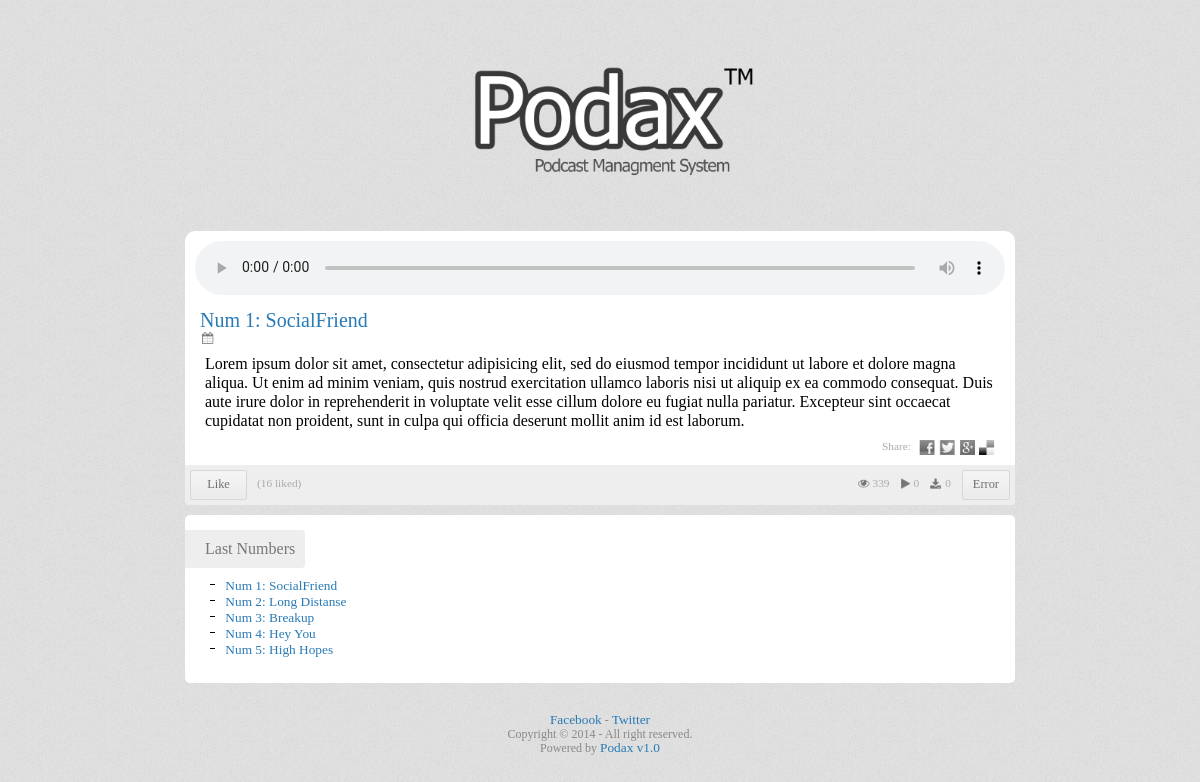
Page /index.php?id=1 on the committed database.
### tables this page shows
CREATE TABLE IF NOT EXISTS `posts` (
  `id` int(10) NOT NULL AUTO_INCREMENT,
  `name` varchar(50) NOT NULL,
  `description` text NOT NULL,
  `link` text NOT NULL,
  `like_count` int(11) NOT NULL,
  `views` int(11) NOT NULL,
  `dl_count` int(11) NOT NULL,
  `play_count` int(11) NOT NULL,
  `date` varchar(50) NOT NULL,
  PRIMARY KEY (`id`)
);

### index.php (the view, shortened to what this page needs)
<!DOCTYPE html>
<?php
	include('functions.php');
?>
<html>
    <head>
        <link rel="stylesheet" type="text/css" href="styles/reset.css">
        <link rel="stylesheet" type="text/css" href="styles/style.css">
    </head>
    <body>
        <div id="container">
            <div id="container-div" class="center">
                <div id="logo">
                <a href="/"><img src="images/logo.png" alt=""></a>
                </div>
                <div id="last-describ">
                    <audio controls preload="none" onplay="playcount(<?php get_detail(0,'info','echo');?>);">
                      <source src="<?php get_detail(5,'info','echo');?>" type="audio/mpeg">
                    </audio>
                    <span>
                        <a href="/index.php?id=<?php get_detail(0,'info','echo');?>"><h2><?php echo get_lang(11,'return')." ". get_detail(0,'info','return') . ": " . get_detail(1,'info','return'); ?></h2></a>
                        <span id="description"><span class="icon" id="calendar"></span><?php get_detail(8,'info','echo');?></span>
                        <p>
                            <?php get_detail(2,'info','echo');?>
                        </p>
                        <span id="last-describ-opt-share"><label><?php get_lang(4);?>:</label>
                            <span>
                           <a href="javascript:window.open('https://www.facebook.com/sharer/sharer.php?u=<?php get_detail(3,'options','echo');?>index.php?id=<?php get_detail(0,'info','echo');?>&t=<?php echo get_lang(11,'return')." ". get_detail(0,'info','return') . ": " . get_detail(1,'info','return') ?>','Share','width=500,height=260')"><span class="content-posts-bottom-options-sharing-item" id="content-posts-bottom-options-sharing-fb"></span></a>
                           <a href="javascript:window.open('https://twitter.com/intent/tweet?original_referer=&related=anywhereTheJavascriptAPI&text=<?php echo get_lang(11,'return')." ". get_detail(0,'info','return') . ": " . get_detail(1,'info','return') ?>&hashtags=<?php get_detail(1,'options','echo') ?>&tw_p=tweetbutton&url==<?php get_detail(3,'options','echo');?>index.php?id=<?php get_detail(0,'info','echo');?>','Tweet','width=500,height=260')"><span class="content-posts-bottom-options-sharing-item" id="content-posts-bottom-options-sharing-tw"></span></a>
                           <a href="javascript:window.open('https://plus.google.com/share?url==<?php get_detail(3,'options','echo');?>index.php?id=<?php get_detail(0,'info','echo');?>','Share','width=500,height=260')"><span class="content-posts-bottom-options-sharing-item" id="content-posts-bottom-options-sharing-pl"></span></a>
                           <a href="javascript:window.open('http://delicious.com/post?url==<?php get_detail(3,'options','echo');?>index.php?id=<?php get_detail(0,'info','echo');?>&title=<?php echo get_lang(11,'return')." ". get_detail(0,'info','return') . ": " . get_detail(1,'info','return') ?>','Share','width=500,height=360')"><span class="content-posts-bottom-options-sharing-item" id="content-posts-bottom-options-sharing-de"></span></a>
                            </span>
                       </span>
                    </span>
                </div>
                <div id="last-describ-opt">
                    <span id="last-describ-opt-like"><button class="button" id="liker" onclick="like(<?php get_detail(0,'info','echo');?>,<?php get_detail(3,'info','echo');?>);"><?php get_lang(1);?></button> <span id="like_count">(<span id="like_count_num"><?php get_detail(3,'info','echo');?></span> <?php get_lang(2);?>)</span></span>
                    <a href="functions.php?action=download&id=<?php get_detail(0,'info','echo');?>&file=<?php get_detail(5,'info','echo');?>" onclick="downloadcount();"><button id="last-describ-opt-dl" class="button"><?php get_size(get_detail(5,'info','return')); ?></button></a>
                      <span id="last-describ-opt-states">
                        <span class="last-describ-opt-st"><span class="icon" id="download"></span><span id="dlycount"><?php get_detail(6,'info','echo');?></span></span>
                        <span class="last-describ-opt-st"><span class="icon" id="play"></span><span id="playcount"><?php get_detail(7,'info','echo');?></span></span>
                        <span class="last-describ-opt-st" id="last-describ-opt-view"><span class="icon" id="view"></span><?php get_detail(4,'info','echo');?> </span>
                      </span>
                </div>
             <div id="archive">
                <span id="archive-header"><?php get_lang(6);?></span>
                        <ol>
                        <?php
                           $archive= mysql_query("select id,name from posts");
                            while($archiverow = mysql_fetch_array($archive))
                            {echo '<li>'  . '<a href="/index.php?id='. $archiverow[0] .'"> '.get_lang(11,'return').' '. $archiverow[0] .': '. $archiverow[1] .'</a></li>';
                            }
                        ?>
                    </ol>
                </div>
                <div id="copyright">
                    <a href="<?php get_detail(4,'options','echo');?>"><?php get_lang(7);?></a> - <a href="<?php get_detail(5,'options','echo');?>"><?php get_lang(8);?></a><br>
                    <?php get_lang(9);?> &copy; <?php echo Date('Y'); ?> - <?php get_lang(10);?>.<br>
                    <?php get_lang(12);?> <a href="/"><?php get_lang(0);?> v1.0</a>
                </div>
            </div>
        </div>
    </body>
</html>

### functions.php (shortened to what this page needs)
<?php
	function get_detail($num,$type,$output)
	{
        if($type=='options')
            {
                $optionstemp=mysql_query("SELECT * FROM options WHERE id=0");
                $options = mysql_fetch_array($optionstemp);
                switch ($output) {
                    case 'echo':
                        echo $options[$num];
                        break;
                    case 'return':
                        return $options[$num];
                        break;
                }
            }
        elseif ($type=='users')
            {
                $userstemp=mysql_query("SELECT * FROM users WHERE id=1");
                $users = mysql_fetch_array($userstemp);
                switch ($output) {
                    case 'echo':
                        echo $users[$num];
                        break;
                    case 'return':
                        return $users[$num];
                        break;
                    default:
                        return "Error";
                        break;
                }
            }
        elseif ($type=='info')
            {
                @$id=$_GET['id'];
                if(!isset($id))
                  {
                    $last=mysql_query("SELECT id,name,description,like_count,views,link,dl_count,play_count,date FROM posts ORDER BY id DESC LIMIT 1;");
                    $row = mysql_fetch_array($last);
                    switch ($output) {
                        case 'echo':
                            echo $row[$num];
                            break;
                        case 'return':
                            return $row[$num];
                            break;
                        default:
                            return "Error";
                            break;
                        }
                    }
                else
                  {
                    $last=mysql_query("SELECT id,name,description,like_count,views,link,dl_count,play_count FROM posts WHERE id=$id");
                    $row = mysql_fetch_array($last);
                    switch ($output) {
                        case 'echo':
                            echo $row[$num];
                            break;
                        case 'return':
                            return $row[$num];
                            break;
                        }
                  }
            }
    }
    function get_size($link)
    {
        @$size=round(filesize($_SERVER["DOCUMENT_ROOT"].$link)/1000000,1);
        if ($size)
        {echo get_lang(3,'return') . " (" .  $size . get_lang(13,'return') . ")";}
        else
        {echo "Error";}
    }
?>

### styles/style.css (style rules this page uses)
body { background: url('../images/bg.png') repeat; }
.center { display:table;margin: auto; }
#container { position:absolute; height:auto; width:100%; }
#container-div { position:relative; height:100%; width: calc(100% - 80px); max-width:830px; text-align:center; direction:ltr; }
#logo { width: 100%; }
#logo img { width: 50%; margin: 50px 0 0 0; }
#last-describ { position: relative; float: left; width: 100%; height: auto; margin: 40px 0 0 0; padding: 10px 0 10px 0; background: #fff; border-radius: 10px 10px 0 0; }
#last-describ audio { position:relative; width: calc(100% - 20px); }
h2 { margin: 10px 0 0 15px; text-align: left; font:normal 15pt tahoma; }
#description { margin: 0px 0 0 17px; text-align:left;float: left; width: 100%; color:#777; font:normal 8.5pt tahoma; }
#last-describ p { margin: 10px 20px 0 20px; text-align: left; float:left; font:normal 1em tahoma; direction: ltr; line-height:1.2em }
#last-describ-opt-share { position: relative; float: right; margin: 10px 20px 0 20px; width: 20% height: auto; font-size: 8.5pt; color: #aaa; font-family: tahoma; text-align:right; }
#last-describ-opt-share label { position: relative; float: left; }
#last-describ-opt-share span { position: relative; float: left; margin: 0 0 0 4px; }
.content-posts-bottom-options-sharing-item { position: relative; float: right; width: 16px; height: 15px; background: url('../images/sharing.png'); background-size: 99px 30px; margin: 3px 0 0 0px; text-align:right; }
#content-posts-bottom-options-sharing-fb { background-position: -83px 0px; }
#content-posts-bottom-options-sharing-tw { background-position: -66px 0px; }
#content-posts-bottom-options-sharing-pl { background-position: -49px 0px; }
#content-posts-bottom-options-sharing-de { background-position: 0px 0px; }
#last-describ-opt { position: relative; float: left; width: 100%; height: auto; margin: 0 0 0 0; padding: 10px 0 5px 0; background: #eee; border-radius: 0 0 4px 4px; direction: ltr; }
#last-describ-opt-like { position: relative; float: left; margin: 0 0 0 5px; background: #eee; border-radius: 0 0 10px 10px; direction: ltr; font-size: 8.5pt; color: #aaa; font-family: tahoma; }
#like_count { position: relative; float: left; margin: 2px 0 0 5px; background: #eee; border-radius: 0 0 10px 10px; direction: ltr; font-size: 8.5pt; color: #aaa; font-family: tahoma; }
#liker { position: relative; float: left; margin: -5px 5px 0 0; width: 57px; }
a { font-size: 10pt; color: #277ab6; text-decoration: none; }
#last-describ-opt-states { float:right;min-width:100px; margin-right:5px; }
.last-describ-opt-st { position: relative; float: right; margin: 2px 6px 0 5px; direction: ltr; font-size: 8.5pt; color: #aaa; font-family: tahoma; }
#last-describ-opt-dl { position: relative; float: right; margin: -5px 5px 0 0; }
.button { position: relative; float: left; width:auto; height: 30px; margin: 0 8px 0 0; padding: 4px 10px 6px 10px; font: normal 9.3pt tahoma; color: #6f6f6f; background: url('../images/gradiant-bg.png') repeat-x; background-size: 1px 34px; border: 1px #d7d7d7 solid; border-radius: 2px; cursor: pointer; }
#archive { position: relative; float: left; width: calc(100% - 10px); height: auto; padding: 10px 0 35px 10px; margin: 10px 0; background: #fff; border-radius: 5px; }
#archive-header { position: relative; float: left; width: auto; height: auto; margin: 5px 0 5px -10px; padding: 10px 10px 10px 20px; background: #eee; border-radius: 0 4px 4px 0; direction: ltr; color:#777; }
#archive ol { position: relative; float: left; width: 100%; margin: 5px 15px -10px 15px; text-align: left; direction: ltr; }
#archive ol li { position: relative; float: left; width: 100%; height: 16px; font: normal 9.3pt tahoma; color: #5f5f5f; }
#copyright { position: relative; float: left; width: 100%; height: auto; margin: 10px 0 0 0; padding: 10px 5px 40px 0; direction: ltr; color: #888; font-size: 9pt; font-family: tahoma; }
.icon { background: url('../images/icons.png') no-repeat; background-size: 45px 12px; position:relative; float:left; margin: 0 3px 0 0; }
#calendar { background-position: 0px 0px; width:12px; height:12px; }
#view { background-position: -12px 0px; width:12px; height:12px; }
#play { background-position: -24px 0px; width:10px; height:12px; }
#download { background-position: -34px 0px; width:12px; height:12px; }

### rows in the picture
posts: id "1", name "SocialFriend", description "Lorem ipsum dolor sit amet, consectetur adipisicing elit, sed do eiusmod tempor incididunt ut labore et dolore magna aliqua. Ut enim ad minim veniam, quis nostrud exercitation ullamco laboris nisi ut aliquip ex ea commodo consequat. Duis aute irure dolor in reprehenderit in voluptate velit esse cillum dolore eu fugiat nulla pariatur. Excepteur sint occaecat cupidatat non proident, sunt in culpa qui officia deserunt mollit anim id est laborum. 16 0 0 339"
posts: id "2", name "Long Distanse"
posts: id "3", name "Breakup"
posts: id "4", name "Hey You"
posts: id "5", name "High Hopes"

### other values in the picture
get_lang(11,'return') "Num"
$lang[$langitem] "Share Like liked Last Numbers Facebook Twitter Copyright All right reserved Powered by Podax"
Date('Y') "2014"
